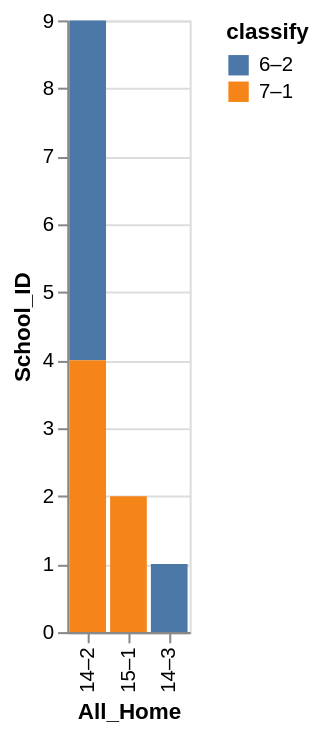

Express this chart as Vega-Lite.
### Vega-Lite specification from a JSON file in a GitHub repository (floating-point values rounded to 4 significant figures)
{"data": {"values": [{"x_data": "14–2", "y_data": 5, "classify": "6–2"}, {"x_data": "14–3", "y_data": 1, "classify": "6–2"}, {"x_data": "15–1", "y_data": 0, "classify": "6–2"}, {"x_data": "14–2", "y_data": 4, "classify": "7–1"}, {"x_data": "14–3", "y_data": 0, "classify": "7–1"}, {"x_data": "15–1", "y_data": 2, "classify": "7–1"}]}, "mark": "bar", "encoding": {"x": {"field": "x_data", "type": "nominal", "title": "All_Home", "sort": {"op": "sum", "field": "y_data", "order": "descending"}}, "y": {"field": "y_data", "type": "quantitative", "title": "School_ID"}, "color": {"field": "classify"}}}
